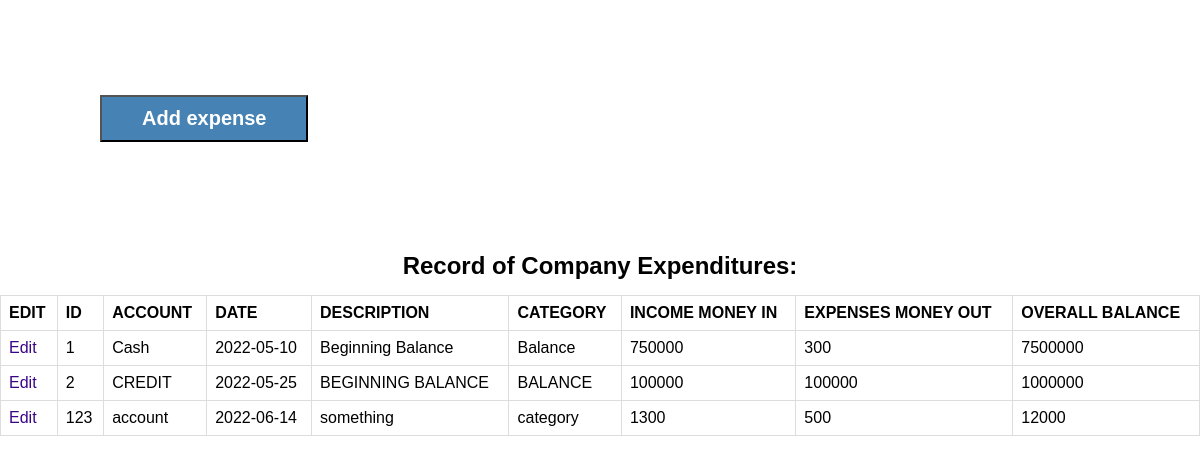
The page /earninglog.php on the database its author committed.
### tables this page shows
CREATE TABLE `logof` (
  `ID` int(11) NOT NULL,
  `ACCOUNT` varchar(20) NOT NULL,
  `DATE` date NOT NULL,
  `DESCRIPTION` varchar(20) NOT NULL,
  `CATEGORY` varchar(20) NOT NULL,
  `INCOME_MONEY_IN` int(11) NOT NULL,
  `EXPENSE_MONEY_OUT` int(11) NOT NULL,
  `OVERALL` int(11) NOT NULL
);

### earninglog.php (the view, shortened to what this page needs)
<?php
include_once('connection.php');
$result = mysqli_query($conn, "SELECT * FROM logof");
?>
<!DOCTYPE html>
<html lang="en">
<head>
    <link rel="stylesheet" href="design.css">
</head>
<body>
    <div style="padding: 75px 50px ; margin: 20px 50px;">
        <button type="submit" onclick="myFunction()" style="padding: 10px 40px; font-size:20px; background-color:steelblue; color: #fff;"><b>Add expense</b></button>
    </div>
    <div>
        <center>
            <h2 style="background-color: #fff; padding-top:15px; padding-bottom:15px;">Record of Company Expenditures:</h2>
        </center>
    </div>
    <?php
    if (mysqli_num_rows($result) > 0) {
    ?>
        <table>
            <tr>
                <th>EDIT</th>
                <th>ID</th>
                <th>ACCOUNT</th>
                <th>DATE</th>
                <th>DESCRIPTION</th>
                <th>CATEGORY</th>
                <th>INCOME MONEY IN</th>
                <th>EXPENSES MONEY OUT</th>
                <th>OVERALL BALANCE</th>
            </tr>
            <?php
            while ($row = mysqli_fetch_array($result)) {
            ?>
                <tr>
                    <td><a href="editEarning.php?id='.$id.'">Edit</a></td>
                    <td><?php echo $row["ID"]; ?></td>
                    <td><?php echo $row["ACCOUNT"]; ?></td>
                    <td><?php echo $row["DATE"]; ?></td>
                    <td><?php echo $row["DESCRIPTION"]; ?></td>
                    <td><?php echo $row["CATEGORY"]; ?></td>
                    <td><?php echo $row["INCOME_MONEY_IN"]; ?></td>
                    <td><?php echo $row["EXPENSE_MONEY_OUT"]; ?></td>
                    <td><?php echo $row["OVERALL"]; ?></td>
                </tr>
            <?php
            }
            ?>
        </table>
    <?php
    } else {
        echo "No result found";
    }
    ?>
</body>
</html>

### design.css (style rules this page uses)
* { margin: 0; padding: 0; list-style: none; text-decoration: none; box-sizing: border-box; }
body { background-image: url('office2.jpg'); background-size: 1550px; font-family: sans-serif; margin: 0; padding: 0; }
a { color: rgb(57, 5, 135); background-color: transparent; text-decoration: none; }
table { background-color: #fff; width: 40%; height: 15%; }

### earninglog.php (style rules this page uses)
table { font-family: arial, sans-serif; border-collapse: collapse; width: 100%; }
td, th { border: 1px solid #dddddd; text-align: left; padding: 8px; }
tr:nth-child(even) { background-color: white; }

### rows shown on the page
logof: ID "1", ACCOUNT "Cash", DATE "2022-05-10", DESCRIPTION "Beginning Balance", CATEGORY "Balance", INCOME_MONEY_IN "750000", EXPENSE_MONEY_OUT "300", OVERALL "7500000"
logof: ID "2", ACCOUNT "CREDIT", DATE "2022-05-25", DESCRIPTION "BEGINNING BALANCE", CATEGORY "BALANCE", INCOME_MONEY_IN "100000", EXPENSE_MONEY_OUT "100000", OVERALL "1000000"
logof: ID "123", ACCOUNT "account", DATE "2022-06-14", DESCRIPTION "something", CATEGORY "category", INCOME_MONEY_IN "1300", EXPENSE_MONEY_OUT "500", OVERALL "12000"
